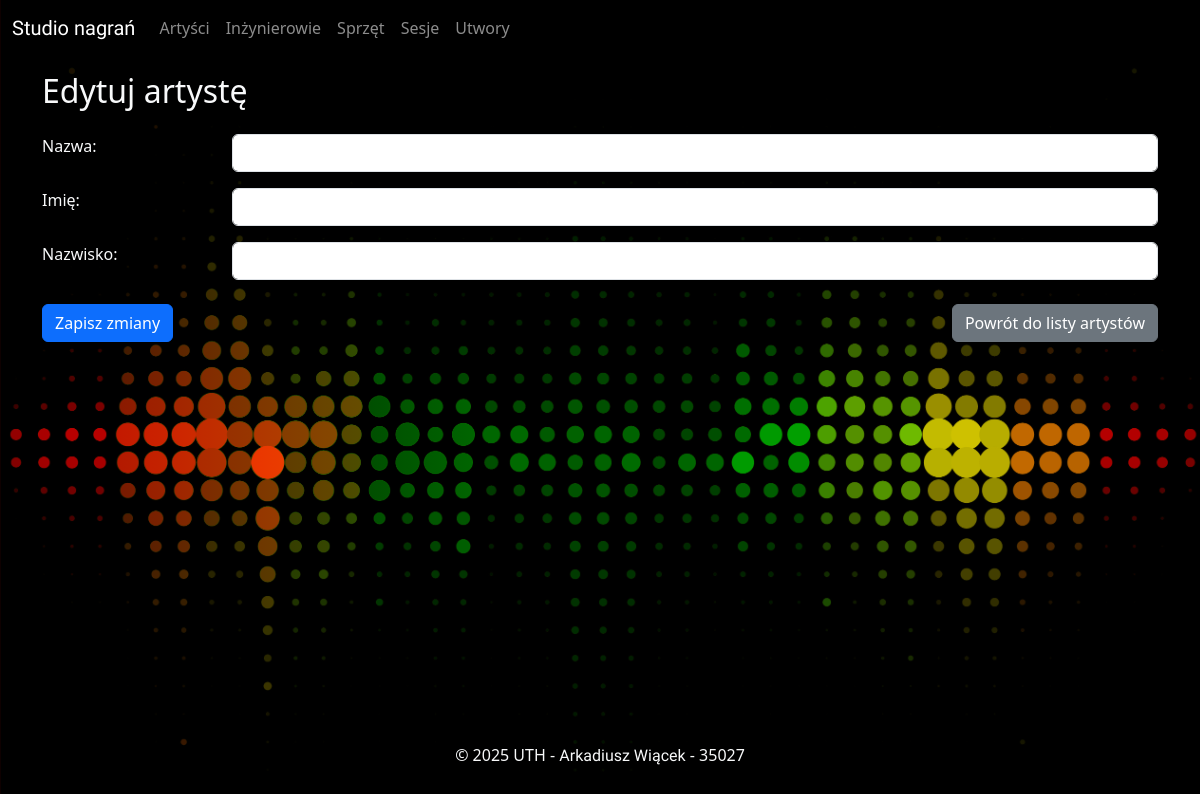
Before: /artysci/edytuj/18 with the older database file.
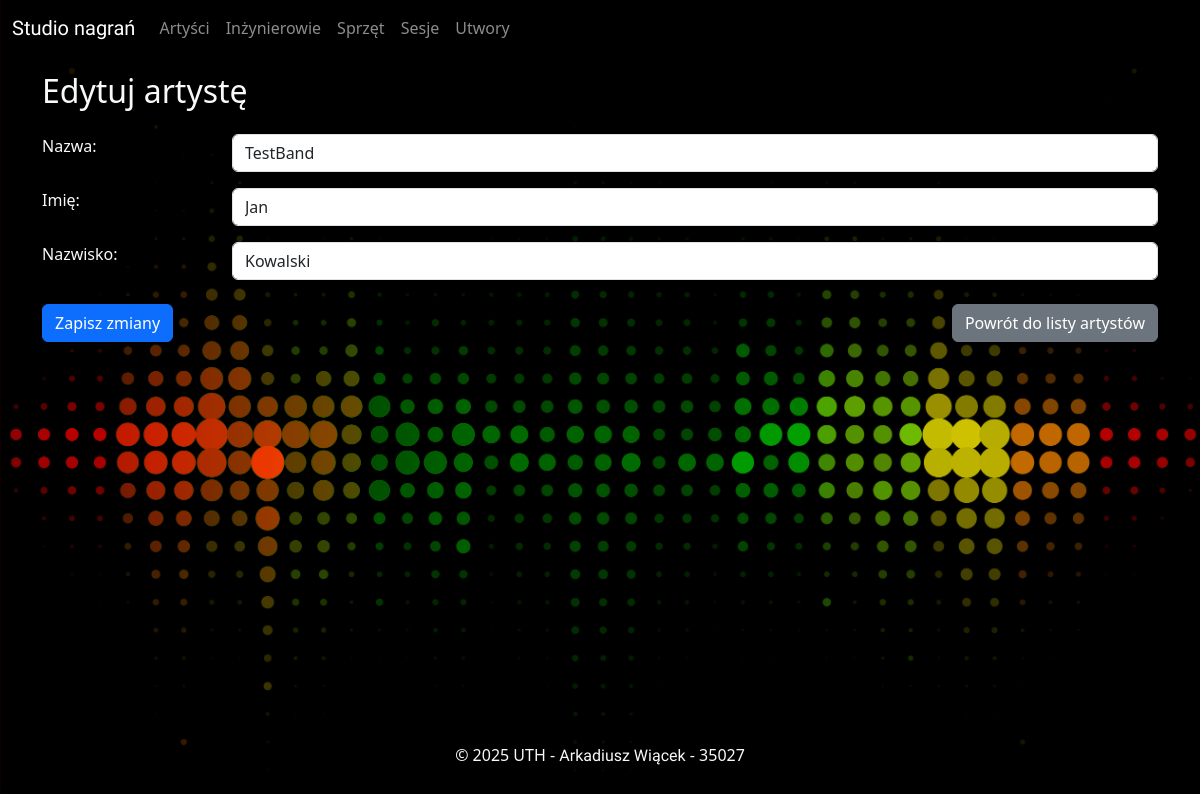
After: the same page with the newer database file.
### studio_nagran.py (models this page shows)
class Artysci(Base):
    __tablename__ = "artysci"
    IdArtysty = Column(Integer, primary_key=True)
    Nazwa = Column(String)
    Imie = Column(String)
    Nazwisko = Column(String)
    sesje = relationship(
        "Sesje", back_populates="artysci", cascade="all, delete-orphan"
    )
    utwory = relationship(
        "Utwory", back_populates="artysci", cascade="all, delete-orphan"
    )

### studio_nagran.py (the view)
@app.route("/artysci/edytuj/<int:IdArtysty>", methods=["GET", "POST"])
def edytuj_artyste_view(IdArtysty):
    sesja = Session()
    try:
        artysta = sesja.query(Artysci).filter(Artysci.IdArtysty == IdArtysty).first()
        if request.method == "POST":
            artysta.Nazwa = request.form.get("nazwa")
            artysta.Imie = request.form.get("imie")
            artysta.Nazwisko = request.form.get("nazwisko")
            sesja.commit()
            return redirect(url_for("artysci_view"))
        else:
            return render_template("edytuj_artyste.html", artysta=artysta)
    finally:
        sesja.close()

### templates/edytuj_artyste.html (shortened to what this page needs)
{% extends "base.html" %}
{% block content %}
    <div class="container">
        <div class="row py-1 py-sm-3">
            <div class="col text-light">
                <h2>
                    Edytuj artystę
                </h2>
            </div>
        </div>
        <div class="row">
            <div class="col text-light">
                <form method="post">
                    <div class="row mb-3">
                        <label class="col-sm-2" for="nazwa">
                            Nazwa:
                        </label>
                        <div class="col-sm-10">
                            <input type="text" name="nazwa" id="nazwa" class="form-control" value="{{ artysta.Nazwa }}" required>
                        </div>
                    </div>
                    <div class="row mb-3">
                        <label class="col-sm-2" for="imie">
                            Imię:
                        </label>
                        <div class="col-sm-10">
                            <input type="text" name="imie" id="imie" class="form-control" value="{{ artysta.Imie }}">
                        </div>
                    </div>
                    <div class="row mb-3">
                        <label class="col-sm-2" for="nazwisko">
                            Nazwisko:
                        </label>
                        <div class="col-sm-10">
                            <input type="text" name="nazwisko" id="nazwisko" class="form-control" value="{{ artysta.Nazwisko }}">
                        </div>
                    </div>
                    <div class="row mt-2">
                        <div class="col-12 col-sm pt-2">
                            <button type="submit" class="btn btn-primary btn-block">
                                Zapisz zmiany
                            </button>
                        </div>
                        <div class="col-12 col-sm pt-4 pt-sm-2 d-flex justify-content-sm-end">
                            <a href="{{ url_for('artysci_view') }}"
                               class="btn btn-secondary btn-block">Powrót do listy artystów</a>
                        </div>
                    </div>
                </form>
            </div>
        </div>
    </div>
{% endblock content %}

Changed rows visible on the page:
added Artysci: nazwa "TestBand", imie "Jan", nazwisko "Kowalski"
